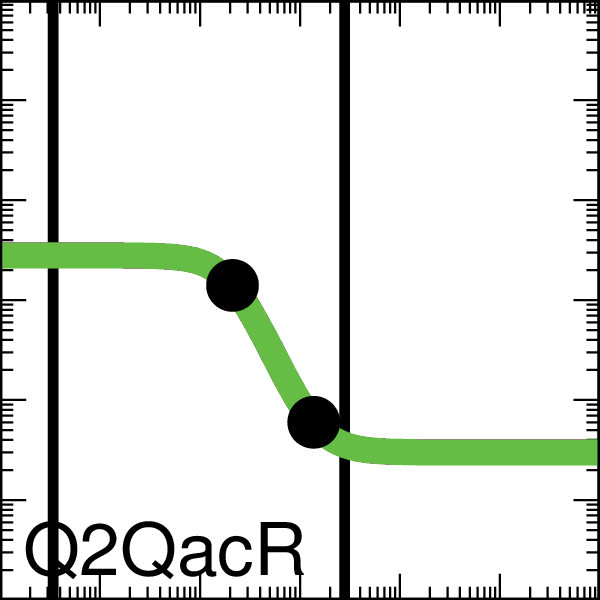

gnuplot code for this plot:

set output "demo_FixedGatesDigital0x00_001_A000_xfer_model_Q2_QacR.eps"
set terminal postscript eps enhanced color "Helvetica, 35" size 2,2
set logscale x
set logscale y
set lmargin screen 0.0
set rmargin screen 1.0
set tmargin screen 1.0
set bmargin screen 0.0
set size ratio 1.0
set border linewidth 2
set tics scale 2
set mxtics 10
set mytics 10
set key bottom left
set key samplen -1
set xrange [0.001:1000.0]
set yrange [0.001:1000.0]
set format y "10^{%L}"    
set format x "10^{%L}"    
set format x ""    
set xlabel '10101010'
set arrow from 0.0034,0.001 to 0.0034,1000.0 nohead lw 10 lt 2 lc rgb '#000000'
set arrow from 2.8,0.001 to 2.8,1000.0 nohead lw 10 lt 2 lc rgb '#000000'
ymin = 0.03
ymax = 2.8
K = 0.21
n = 2.4
set dummy x

plot ymin+(ymax-ymin)/(1.0+(x/K)**n) lw 25 lc rgb '#66BC46' title 'Q2QacR',\
 "<echo '1 2'" using (0.21190396):(1.400000002021177)  with points pt 7 ps 4 lc rgb 'black' notitle,\
 "<echo '1 2'" using (1.377679427):(0.06000000000148434)  with points pt 7 ps 4 lc rgb 'black' notitle
